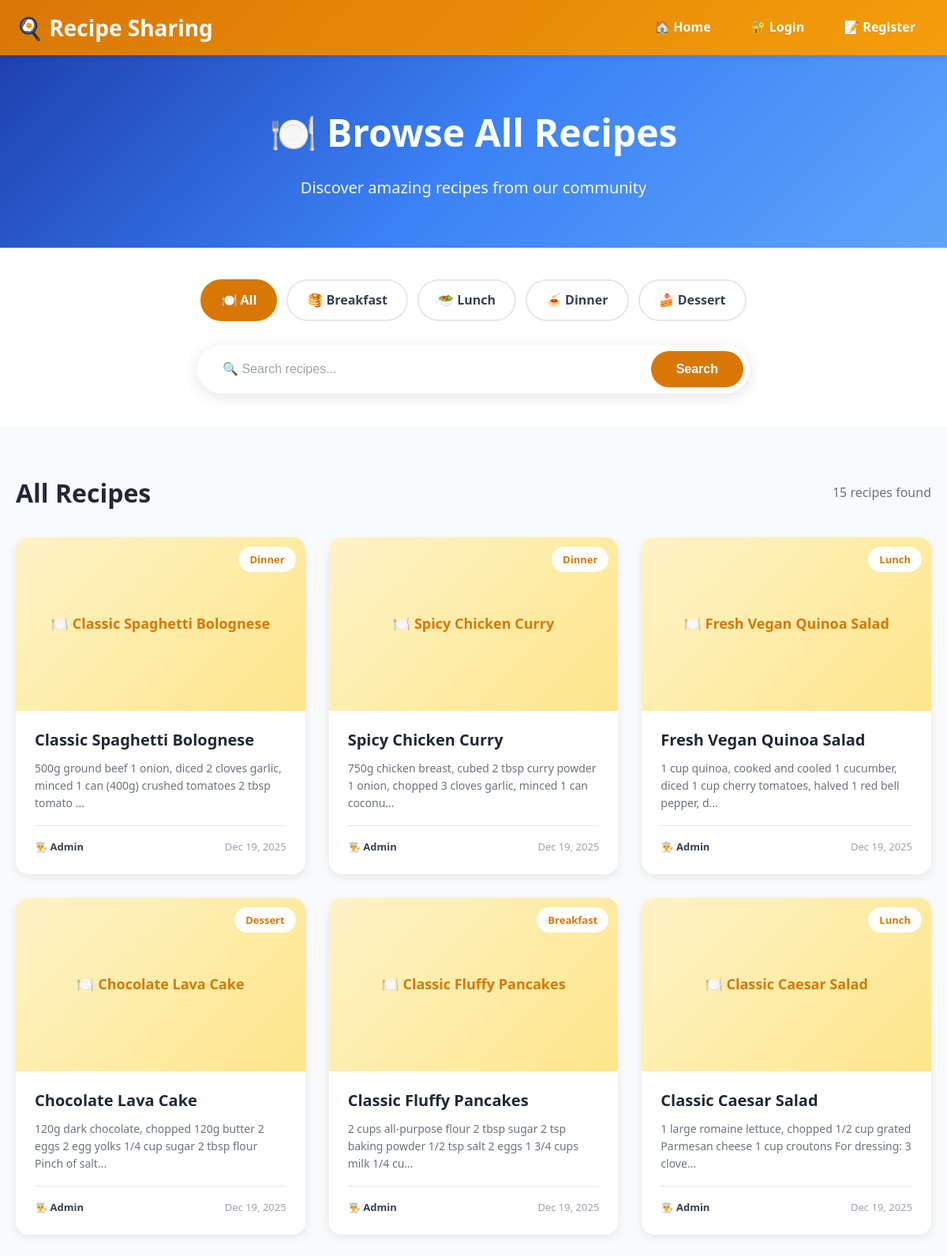
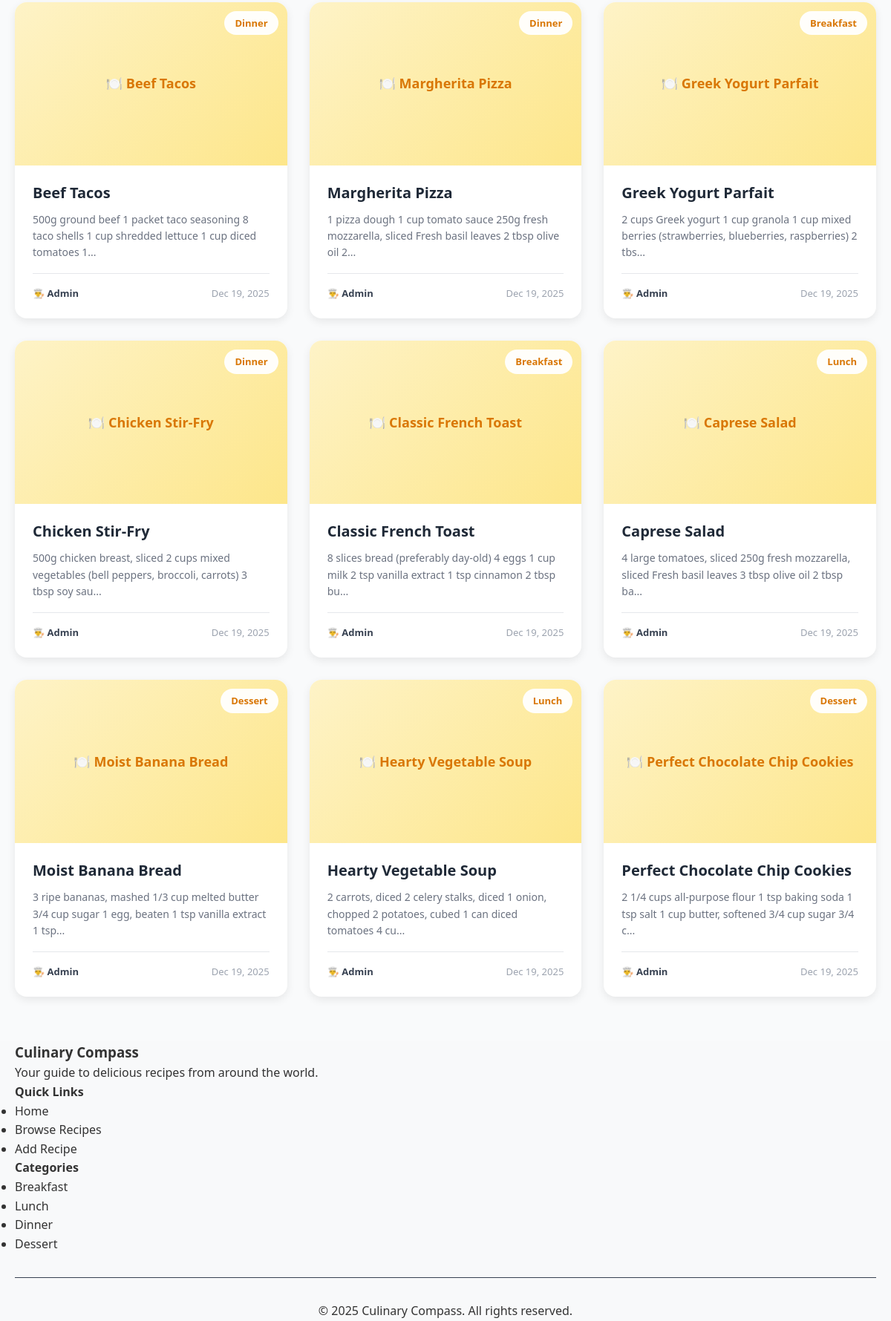
Screenshot of /browse.php with the database file from the repository (2 pictures, top to bottom).
### tables this page shows
CREATE TABLE IF NOT EXISTS recipes (
    id INT AUTO_INCREMENT PRIMARY KEY,
    user_id INT NOT NULL,
    title VARCHAR(200) NOT NULL,
    category VARCHAR(50) NOT NULL,
    ingredients TEXT NOT NULL,
    instructions TEXT NOT NULL,
    image VARCHAR(255) DEFAULT 'default-recipe.jpg',
    created_at TIMESTAMP DEFAULT CURRENT_TIMESTAMP,
    updated_at TIMESTAMP DEFAULT CURRENT_TIMESTAMP ON UPDATE CURRENT_TIMESTAMP,
    INDEX idx_user_id (user_id),
    INDEX idx_category (category),
    INDEX idx_created_at (created_at),
    FOREIGN KEY (user_id) REFERENCES users(id) ON DELETE CASCADE
);

CREATE TABLE IF NOT EXISTS users (
    id INT AUTO_INCREMENT PRIMARY KEY,
    name VARCHAR(100) NOT NULL,
    email VARCHAR(100) NOT NULL UNIQUE,
    password_hash VARCHAR(255) NOT NULL,
    created_at TIMESTAMP DEFAULT CURRENT_TIMESTAMP,
    INDEX idx_email (email)
);

### browse.php (the view, shortened to what this page needs)
<?php
require_once 'config/database.php';
$search = isset($_GET['search']) ? trim($_GET['search']) : '';
$category = isset($_GET['category']) ? trim($_GET['category']) : '';
try {
  $sql = "SELECT r.*, u.name as author_name
            FROM recipes r
            LEFT JOIN users u ON r.user_id = u.id
            WHERE 1=1";
  $params = [];
  $sql .= " ORDER BY r.created_at DESC";
  $stmt = $pdo->prepare($sql);
  $stmt->execute($params);
  $recipes = $stmt->fetchAll();
} catch (PDOException $e) {
  $recipes = [];
  $error = $e->getMessage();
}
include 'includes/header.php';
?>
<section class="browse-hero">
  <div class="container">
    <h1>🍽️ Browse All Recipes</h1>
    <p>Discover amazing recipes from our community</p>
  </div>
</section>
<section class="filter-section">
  <div class="filter-container">
    <div class="category-tabs">
      <a href="browse.php" class="category-tab <?php echo empty($category) ? 'active' : ''; ?>">
        🍽️ All
      </a>
      <a href="browse.php?category=Breakfast" class="category-tab <?php echo $category === 'Breakfast' ? 'active' : ''; ?>">
        🥞 Breakfast
      </a>
      <a href="browse.php?category=Lunch" class="category-tab <?php echo $category === 'Lunch' ? 'active' : ''; ?>">
        🥗 Lunch
      </a>
      <a href="browse.php?category=Dinner" class="category-tab <?php echo $category === 'Dinner' ? 'active' : ''; ?>">
        🍝 Dinner
      </a>
      <a href="browse.php?category=Dessert" class="category-tab <?php echo $category === 'Dessert' ? 'active' : ''; ?>">
        🍰 Dessert
      </a>
    </div>
    <div class="search-container">
      <form method="GET" action="browse.php" class="search-form">
        <input
          type="text"
          name="search"
          class="search-input"
          placeholder="🔍 Search recipes..."
          value="<?php echo htmlspecialchars($search); ?>">
        <button type="submit" class="search-button">Search</button>
      </form>
    </div>
  </div>
</section>
<section class="results-section">
  <div class="results-container">
    <div class="results-header">
      <h2 class="results-title">
        <?php
        if ($search && $category) {
          echo htmlspecialchars($category) . ' Recipes matching "' . htmlspecialchars($search) . '"';
        } elseif ($search) {
          echo 'Results for "' . htmlspecialchars($search) . '"';
        } elseif ($category) {
          echo htmlspecialchars($category) . ' Recipes';
        } else {
          echo 'All Recipes';
        }
        ?>
      </h2>
      <span class="results-count"><?php echo count($recipes); ?> recipe<?php echo count($recipes) != 1 ? 's' : ''; ?> found</span>
    </div>
    <?php if (count($recipes) > 0): ?>
      <div class="recipe-grid">
        <?php foreach ($recipes as $recipe): ?>
          <a href="recipe-detail.php?id=<?php echo $recipe['id']; ?>" class="recipe-card">
            <div class="recipe-card-image">
              <?php if (!empty($recipe['image']) && file_exists('assets/uploads/' . $recipe['image'])): ?>
                <img src="assets/uploads/<?php echo htmlspecialchars($recipe['image']); ?>"
                  alt="<?php echo htmlspecialchars($recipe['title']); ?>">
              <?php else: ?>
                <div class="recipe-card-placeholder">
                  🍽️ <?php echo htmlspecialchars($recipe['title']); ?>
                </div>
              <?php endif; ?>
              <span class="recipe-category-badge">
                <?php echo htmlspecialchars($recipe['category']); ?>
              </span>
            </div>
            <div class="recipe-card-content">
              <h3 class="recipe-card-title">
                <?php echo htmlspecialchars($recipe['title']); ?>
              </h3>
              <p class="recipe-card-description">
                <?php
                $ingredients = htmlspecialchars($recipe['ingredients']);
                echo substr($ingredients, 0, 100) . (strlen($ingredients) > 100 ? '...' : '');
                ?>
              </p>
              <div class="recipe-card-meta">
                <span class="recipe-author">
                  👨‍🍳 <?php echo htmlspecialchars($recipe['author_name']); ?>
                </span>
                <span class="recipe-date">
                  <?php echo date('M d, Y', strtotime($recipe['created_at'])); ?>
                </span>
              </div>
            </div>
          </a>
        <?php endforeach; ?>
      </div>
    <?php endif; ?>
  </div>
</section>
<?php include 'includes/footer.php'; ?>

### assets/css/style.css (style rules this page uses)
* { margin: 0; padding: 0; box-sizing: border-box; }
body { font-family: 'Segoe UI', Tahoma, Geneva, Verdana, sans-serif; line-height: 1.6; color: #333; background-color: #f8f9fa; }
.container { max-width: 1200px; margin: 0 auto; padding: 0 20px; }
a { text-decoration: none; color: inherit; transition: all 0.3s ease; }

### browse.php (style rules this page uses)
.browse-hero { background: linear-gradient(135deg, #1e40af 0%, #3b82f6 50%, #60a5fa 100%); padding: 60px 0; text-align: center; color: white; }
.browse-hero h1 { font-size: 48px; font-weight: 700; margin: 0 0 15px 0; }
.browse-hero p { font-size: 20px; margin: 0; opacity: 0.95; }
.filter-section { background: white; padding: 40px 0; box-shadow: 0 2px 8px rgba(0, 0, 0, 0.05); }
.filter-container { max-width: 1200px; margin: 0 auto; padding: 0 20px; }
.category-tabs { display: flex; gap: 12px; margin-bottom: 30px; flex-wrap: wrap; justify-content: center; }
.category-tab { padding: 12px 24px; border-radius: 50px; border: 2px solid #e5e7eb; background: white; color: #374151; text-decoration: none; font-weight: 600; font-size: 16px; transition: all 0.3s; display: inline-flex; align-items: center; gap: 8px; }
.category-tab.active { background: #d97706; color: white; border-color: #d97706; }
.search-container { max-width: 700px; margin: 0 auto; }
.search-form { display: flex; gap: 12px; background: white; padding: 8px; border-radius: 50px; box-shadow: 0 4px 20px rgba(0, 0, 0, 0.1); }
.search-input { flex: 1; padding: 14px 24px; border: none; border-radius: 50px; font-size: 16px; outline: none; }
.search-input::placeholder { color: #9ca3af; }
.search-button { padding: 14px 32px; background: #d97706; color: white; border: none; border-radius: 50px; font-weight: 600; font-size: 16px; cursor: pointer; transition: all 0.3s; }
.results-section { background: #f9fafb; padding: 60px 0; min-height: 500px; }
.results-container { max-width: 1200px; margin: 0 auto; padding: 0 20px; }
.results-header { display: flex; justify-content: space-between; align-items: center; margin-bottom: 30px; }
.results-title { font-size: 32px; font-weight: 700; color: #1f2937; margin: 0; }
.results-count { color: #6b7280; font-size: 16px; }
.recipe-grid { display: grid; grid-template-columns: repeat(auto-fill, minmax(320px, 1fr)); gap: 30px; }
.recipe-card { background: white; border-radius: 16px; overflow: hidden; box-shadow: 0 4px 12px rgba(0, 0, 0, 0.08); transition: all 0.3s; text-decoration: none; color: inherit; }
.recipe-card-image { width: 100%; height: 220px; position: relative; overflow: hidden; }
.recipe-card-placeholder { width: 100%; height: 100%; display: flex; align-items: center; justify-content: center; background: linear-gradient(135deg, #fef3c7, #fde68a); color: #d97706; font-size: 18px; font-weight: 600; text-align: center; padding: 20px; }
.recipe-category-badge { position: absolute; top: 12px; right: 12px; background: rgba(255, 255, 255, 0.95); color: #d97706; padding: 6px 14px; border-radius: 20px; font-weight: 600; font-size: 13px; }
.recipe-card-content { padding: 24px; }
.recipe-card-title { font-size: 20px; font-weight: 700; color: #1f2937; margin: 0 0 12px 0; line-height: 1.3; }
.recipe-card-description { color: #6b7280; font-size: 14px; line-height: 1.6; margin: 0 0 16px 0; }
.recipe-card-meta { display: flex; justify-content: space-between; align-items: center; padding-top: 16px; border-top: 1px solid #e5e7eb; font-size: 13px; }
.recipe-author { color: #374151; font-weight: 600; }
.recipe-date { color: #9ca3af; }

### rows the page displays
recipes: title "Classic Spaghetti Bolognese", category "Dinner", ingredients "500g ground beef 1 onion, diced 2 cloves garlic, minced 1 can (400g) crushed tomatoes 2 tbsp tomato", user.name "Admin", created_at "Dec 19, 2025"
recipes: title "Spicy Chicken Curry", category "Dinner", ingredients "750g chicken breast, cubed 2 tbsp curry powder 1 onion, chopped 3 cloves garlic, minced 1 can coconu", user.name "Admin", created_at "Dec 19, 2025"
recipes: title "Fresh Vegan Quinoa Salad", category "Lunch", ingredients "1 cup quinoa, cooked and cooled 1 cucumber, diced 1 cup cherry tomatoes, halved 1 red bell pepper, d", user.name "Admin", created_at "Dec 19, 2025"
recipes: title "Chocolate Lava Cake", category "Dessert", ingredients "120g dark chocolate, chopped 120g butter 2 eggs 2 egg yolks 1/4 cup sugar 2 tbsp flour Pinch of salt", user.name "Admin", created_at "Dec 19, 2025"
recipes: title "Classic Fluffy Pancakes", category "Breakfast", ingredients "2 cups all-purpose flour 2 tbsp sugar 2 tsp baking powder 1/2 tsp salt 2 eggs 1 3/4 cups milk 1/4 cu", user.name "Admin", created_at "Dec 19, 2025"
recipes: title "Classic Caesar Salad", category "Lunch", ingredients "1 large romaine lettuce, chopped 1/2 cup grated Parmesan cheese 1 cup croutons For dressing: 3 clove", user.name "Admin", created_at "Dec 19, 2025"
recipes: title "Beef Tacos", category "Dinner", ingredients "500g ground beef 1 packet taco seasoning 8 taco shells 1 cup shredded lettuce 1 cup diced tomatoes 1", user.name "Admin", created_at "Dec 19, 2025"
recipes: title "Margherita Pizza", category "Dinner", ingredients "1 pizza dough 1 cup tomato sauce 250g fresh mozzarella, sliced Fresh basil leaves 2 tbsp olive oil 2", user.name "Admin", created_at "Dec 19, 2025"
recipes: title "Greek Yogurt Parfait", category "Breakfast", ingredients "2 cups Greek yogurt 1 cup granola 1 cup mixed berries (strawberries, blueberries, raspberries) 2 tbs", user.name "Admin", created_at "Dec 19, 2025"
recipes: title "Chicken Stir-Fry", category "Dinner", ingredients "500g chicken breast, sliced 2 cups mixed vegetables (bell peppers, broccoli, carrots) 3 tbsp soy sau", user.name "Admin", created_at "Dec 19, 2025"
recipes: title "Classic French Toast", category "Breakfast", ingredients "8 slices bread (preferably day-old) 4 eggs 1 cup milk 2 tsp vanilla extract 1 tsp cinnamon 2 tbsp bu", user.name "Admin", created_at "Dec 19, 2025"
recipes: title "Caprese Salad", category "Lunch", ingredients "4 large tomatoes, sliced 250g fresh mozzarella, sliced Fresh basil leaves 3 tbsp olive oil 2 tbsp ba", user.name "Admin", created_at "Dec 19, 2025"
recipes: title "Moist Banana Bread", category "Dessert", ingredients "3 ripe bananas, mashed 1/3 cup melted butter 3/4 cup sugar 1 egg, beaten 1 tsp vanilla extract 1 tsp", user.name "Admin", created_at "Dec 19, 2025"
recipes: title "Hearty Vegetable Soup", category "Lunch", ingredients "2 carrots, diced 2 celery stalks, diced 1 onion, chopped 2 potatoes, cubed 1 can diced tomatoes 4 cu", user.name "Admin", created_at "Dec 19, 2025"
recipes: title "Perfect Chocolate Chip Cookies", category "Dessert", ingredients "2 1/4 cups all-purpose flour 1 tsp baking soda 1 tsp salt 1 cup butter, softened 3/4 cup sugar 3/4 c", user.name "Admin", created_at "Dec 19, 2025"

### other values shown
count($recipes) "15"
